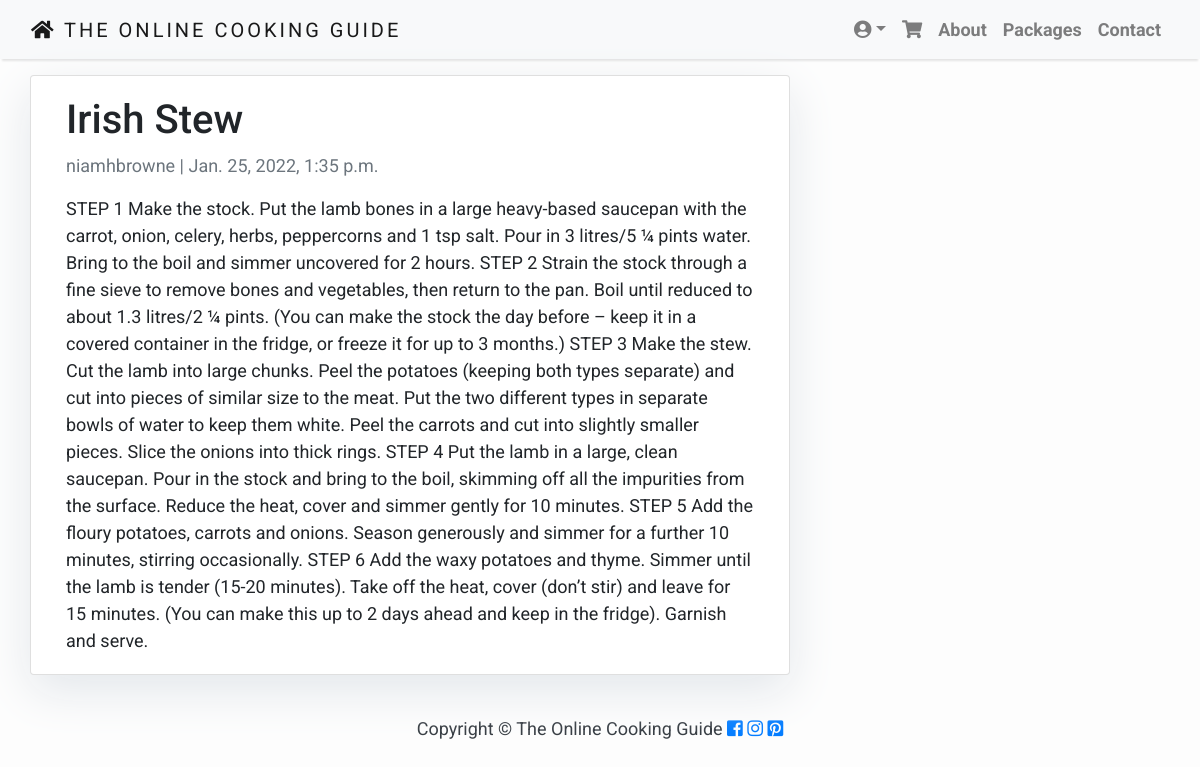
Screenshot of /post/irish-stew/ with the database file from the repository.
### blog/models.py (models this page shows, shortened)
class Post(models.Model):
    title = models.CharField(max_length=200, unique=True)
    slug = models.SlugField(max_length=200, unique=True)
    author = models.ForeignKey(User, on_delete= models.CASCADE,related_name='blog_posts')
    updated_on = models.DateTimeField(auto_now= True)
    content = models.TextField()
    created_on = models.DateTimeField(auto_now_add=True)
    status = models.IntegerField(choices=STATUS, default=0)
    class Meta:
        ordering = ['-created_on']

### blog/views.py (the view)
# urls.py: path('post/<slug:slug>/', views.PostDetail.as_view(), name='post_detail'),
class PostDetail(generic.DetailView):
    model = Post
    template_name = 'post_detail.html'

### templates/post_detail.html
{% extends 'base.html' %}
{% block content %}
<div class="container">
  <div class="row">
    <div class="col-md-8 card mb-4  mt-3 left  top">
      <div class="card-body">
        <h1>{% block title %} {{ object.title }} {% endblock title %}</h1>
        <p class=" text-muted">{{ post.author }} | {{ post.created_on }}</p>
        <p class="card-text ">{{ object.content | safe }}</p>
      </div>
    </div>
  </div>
</div>
{% endblock %}

### static/css/base.css (style rules this page uses)
body { font-family: "Roboto", sans-serif; font-size: 17px; background-color: #fdfdfd; }
.card { box-shadow: 0 16px 48px #E3E7EB; }
body { font-family: "Roboto", sans-serif; font-size: 18px; background-color: #fdfdfd; }

### rows the page displays
Post: title "Irish Stew", author "niamhbrowne", created_on "Jan. 25, 2022, 1:35 p.m.", content "STEP 1 Make the stock. Put the lamb bones in a large heavy-based saucepan with the carrot, onion, celery, herbs, peppercorns and 1 tsp salt. Pour in 3 litres/5 ¼ pints water. Bring to the boil and simmer uncovered for 2 hours. STEP 2 Strain the stock through a fine sieve to remove bones and vegetables, then return to the pan. Boil until reduced to about 1.3 litres/2 ¼ pints. (You can make the stock the day before – keep it in a covered container in the fridge, or freeze it for up to 3 months.) STEP 3 Make the stew. Cut the lamb into large chunks. Peel the potatoes (keeping both types separate) and cut into pieces of similar size to the meat. Put the two different types in separate bowls of…"
